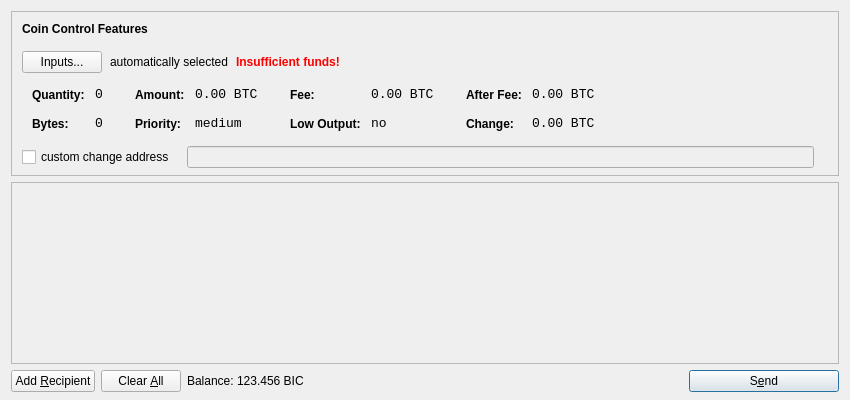
<?xml version="1.0" encoding="UTF-8"?>
<ui version="4.0">
 <class>SendCoinsDialog</class>
 <widget class="QDialog" name="SendCoinsDialog">
  <property name="geometry">
   <rect>
    <x>0</x>
    <y>0</y>
    <width>850</width>
    <height>400</height>
   </rect>
  </property>
  <property name="windowTitle">
   <string>Send Coins</string>
  </property>
  <layout class="QVBoxLayout" name="verticalLayout" stretch="0,1,0">
   <property name="bottomMargin">
    <number>8</number>
   </property>
   <item>
    <widget class="QFrame" name="frameCoinControl">
     <property name="sizePolicy">
      <sizepolicy hsizetype="Expanding" vsizetype="Expanding">
       <horstretch>0</horstretch>
       <verstretch>0</verstretch>
      </sizepolicy>
     </property>
     <property name="maximumSize">
      <size>
       <width>16777215</width>
       <height>16777215</height>
      </size>
     </property>
     <property name="frameShape">
      <enum>QFrame::StyledPanel</enum>
     </property>
     <property name="frameShadow">
      <enum>QFrame::Sunken</enum>
     </property>
     <layout class="QVBoxLayout" name="verticalLayoutCoinControl2">
      <property name="spacing">
       <number>-1</number>
      </property>
      <property name="leftMargin">
       <number>0</number>
      </property>
      <property name="topMargin">
       <number>0</number>
      </property>
      <property name="rightMargin">
       <number>0</number>
      </property>
      <property name="bottomMargin">
       <number>6</number>
      </property>
      <item>
       <layout class="QVBoxLayout" name="verticalLayoutCoinControl" stretch="0,0,0,0,1">
        <property name="spacing">
         <number>0</number>
        </property>
        <property name="leftMargin">
         <number>10</number>
        </property>
        <property name="topMargin">
         <number>10</number>
        </property>
        <item>
         <layout class="QHBoxLayout" name="horizontalLayoutCoinControl1">
          <property name="bottomMargin">
           <number>15</number>
          </property>
          <item>
           <widget class="QLabel" name="labelCoinControlFeatures">
            <property name="sizePolicy">
             <sizepolicy hsizetype="Preferred" vsizetype="Maximum">
              <horstretch>0</horstretch>
              <verstretch>0</verstretch>
             </sizepolicy>
            </property>
            <property name="font">
             <font>
              <weight>75</weight>
              <bold>true</bold>
             </font>
            </property>
            <property name="styleSheet">
             <string notr="true">font-weight:bold;</string>
            </property>
            <property name="text">
             <string>Coin Control Features</string>
            </property>
           </widget>
          </item>
         </layout>
        </item>
        <item>
         <layout class="QHBoxLayout" name="horizontalLayoutCoinControl2" stretch="0,0,0,0">
          <property name="spacing">
           <number>8</number>
          </property>
          <property name="bottomMargin">
           <number>10</number>
          </property>
          <item>
           <widget class="QPushButton" name="pushButtonCoinControl">
            <property name="styleSheet">
             <string notr="true"/>
            </property>
            <property name="text">
             <string>Inputs...</string>
            </property>
           </widget>
          </item>
          <item>
           <widget class="QLabel" name="labelCoinControlAutomaticallySelected">
            <property name="text">
             <string>automatically selected</string>
            </property>
            <property name="margin">
             <number>5</number>
            </property>
           </widget>
          </item>
          <item>
           <widget class="QLabel" name="labelCoinControlInsuffFunds">
            <property name="font">
             <font>
              <weight>75</weight>
              <bold>true</bold>
             </font>
            </property>
            <property name="styleSheet">
             <string notr="true">color:red;font-weight:bold;</string>
            </property>
            <property name="text">
             <string>Insufficient funds!</string>
            </property>
            <property name="margin">
             <number>5</number>
            </property>
           </widget>
          </item>
          <item>
           <spacer name="horizontalSpacerCoinControl">
            <property name="orientation">
             <enum>Qt::Horizontal</enum>
            </property>
            <property name="sizeHint" stdset="0">
             <size>
              <width>40</width>
              <height>1</height>
             </size>
            </property>
           </spacer>
          </item>
         </layout>
        </item>
        <item>
         <widget class="QWidget" name="widgetCoinControl" native="true">
          <property name="sizePolicy">
           <sizepolicy hsizetype="Preferred" vsizetype="Preferred">
            <horstretch>0</horstretch>
            <verstretch>0</verstretch>
           </sizepolicy>
          </property>
          <property name="minimumSize">
           <size>
            <width>0</width>
            <height>0</height>
           </size>
          </property>
          <property name="styleSheet">
           <string notr="true"/>
          </property>
          <layout class="QHBoxLayout" name="horizontalLayoutCoinControl5">
           <property name="margin">
            <number>0</number>
           </property>
           <item>
            <layout class="QHBoxLayout" name="horizontalLayoutCoinControl3" stretch="0,0,0,1">
             <property name="spacing">
              <number>20</number>
             </property>
             <property name="topMargin">
              <number>0</number>
             </property>
             <property name="bottomMargin">
              <number>10</number>
             </property>
             <item>
              <layout class="QFormLayout" name="formLayoutCoinControl1">
               <property name="horizontalSpacing">
                <number>10</number>
               </property>
               <property name="verticalSpacing">
                <number>14</number>
               </property>
               <property name="leftMargin">
                <number>10</number>
               </property>
               <property name="topMargin">
                <number>4</number>
               </property>
               <property name="rightMargin">
                <number>6</number>
               </property>
               <item row="0" column="0">
                <widget class="QLabel" name="labelCoinControlQuantityText">
                 <property name="styleSheet">
                  <string notr="true">font-weight:bold;</string>
                 </property>
                 <property name="text">
                  <string>Quantity:</string>
                 </property>
                 <property name="margin">
                  <number>0</number>
                 </property>
                </widget>
               </item>
               <item row="0" column="1">
                <widget class="QLabel" name="labelCoinControlQuantity">
                 <property name="font">
                  <font>
                   <family>Monospace</family>
                   <pointsize>10</pointsize>
                  </font>
                 </property>
                 <property name="cursor">
                  <cursorShape>IBeamCursor</cursorShape>
                 </property>
                 <property name="contextMenuPolicy">
                  <enum>Qt::ActionsContextMenu</enum>
                 </property>
                 <property name="text">
                  <string notr="true">0</string>
                 </property>
                 <property name="margin">
                  <number>0</number>
                 </property>
                 <property name="textInteractionFlags">
                  <set>Qt::LinksAccessibleByMouse|Qt::TextSelectableByKeyboard|Qt::TextSelectableByMouse</set>
                 </property>
                </widget>
               </item>
               <item row="1" column="0">
                <widget class="QLabel" name="labelCoinControlBytesText">
                 <property name="styleSheet">
                  <string notr="true">font-weight:bold;</string>
                 </property>
                 <property name="text">
                  <string>Bytes:</string>
                 </property>
                </widget>
               </item>
               <item row="1" column="1">
                <widget class="QLabel" name="labelCoinControlBytes">
                 <property name="font">
                  <font>
                   <family>Monospace</family>
                   <pointsize>10</pointsize>
                  </font>
                 </property>
                 <property name="cursor">
                  <cursorShape>IBeamCursor</cursorShape>
                 </property>
                 <property name="contextMenuPolicy">
                  <enum>Qt::ActionsContextMenu</enum>
                 </property>
                 <property name="text">
                  <string notr="true">0</string>
                 </property>
                 <property name="textInteractionFlags">
                  <set>Qt::LinksAccessibleByMouse|Qt::TextSelectableByKeyboard|Qt::TextSelectableByMouse</set>
                 </property>
                </widget>
               </item>
              </layout>
             </item>
             <item>
              <layout class="QFormLayout" name="formLayoutCoinControl2">
               <property name="horizontalSpacing">
                <number>10</number>
               </property>
               <property name="verticalSpacing">
                <number>14</number>
               </property>
               <property name="leftMargin">
                <number>6</number>
               </property>
               <property name="topMargin">
                <number>4</number>
               </property>
               <property name="rightMargin">
                <number>6</number>
               </property>
               <item row="0" column="0">
                <widget class="QLabel" name="labelCoinControlAmountText">
                 <property name="styleSheet">
                  <string notr="true">font-weight:bold;</string>
                 </property>
                 <property name="text">
                  <string>Amount:</string>
                 </property>
                 <property name="margin">
                  <number>0</number>
                 </property>
                </widget>
               </item>
               <item row="0" column="1">
                <widget class="QLabel" name="labelCoinControlAmount">
                 <property name="font">
                  <font>
                   <family>Monospace</family>
                   <pointsize>10</pointsize>
                  </font>
                 </property>
                 <property name="cursor">
                  <cursorShape>IBeamCursor</cursorShape>
                 </property>
                 <property name="contextMenuPolicy">
                  <enum>Qt::ActionsContextMenu</enum>
                 </property>
                 <property name="text">
                  <string notr="true">0.00 BTC</string>
                 </property>
                 <property name="textInteractionFlags">
                  <set>Qt::LinksAccessibleByMouse|Qt::TextSelectableByKeyboard|Qt::TextSelectableByMouse</set>
                 </property>
                </widget>
               </item>
               <item row="1" column="0">
                <widget class="QLabel" name="labelCoinControlPriorityText">
                 <property name="styleSheet">
                  <string notr="true">font-weight:bold;</string>
                 </property>
                 <property name="text">
                  <string>Priority:</string>
                 </property>
                </widget>
               </item>
               <item row="1" column="1">
                <widget class="QLabel" name="labelCoinControlPriority">
                 <property name="font">
                  <font>
                   <family>Monospace</family>
                   <pointsize>10</pointsize>
                  </font>
                 </property>
                 <property name="cursor">
                  <cursorShape>IBeamCursor</cursorShape>
                 </property>
                 <property name="contextMenuPolicy">
                  <enum>Qt::ActionsContextMenu</enum>
                 </property>
                 <property name="text">
                  <string>medium</string>
                 </property>
                 <property name="textInteractionFlags">
                  <set>Qt::LinksAccessibleByMouse|Qt::TextSelectableByKeyboard|Qt::TextSelectableByMouse</set>
                 </property>
                </widget>
               </item>
              </layout>
             </item>
             <item>
              <layout class="QFormLayout" name="formLayoutCoinControl3">
               <property name="horizontalSpacing">
                <number>10</number>
               </property>
               <property name="verticalSpacing">
                <number>14</number>
               </property>
               <property name="leftMargin">
                <number>6</number>
               </property>
               <property name="topMargin">
                <number>4</number>
               </property>
               <property name="rightMargin">
                <number>6</number>
               </property>
               <item row="0" column="0">
                <widget class="QLabel" name="labelCoinControlFeeText">
                 <property name="styleSheet">
                  <string notr="true">font-weight:bold;</string>
                 </property>
                 <property name="text">
                  <string>Fee:</string>
                 </property>
                 <property name="margin">
                  <number>0</number>
                 </property>
                </widget>
               </item>
               <item row="0" column="1">
                <widget class="QLabel" name="labelCoinControlFee">
                 <property name="font">
                  <font>
                   <family>Monospace</family>
                   <pointsize>10</pointsize>
                  </font>
                 </property>
                 <property name="cursor">
                  <cursorShape>IBeamCursor</cursorShape>
                 </property>
                 <property name="contextMenuPolicy">
                  <enum>Qt::ActionsContextMenu</enum>
                 </property>
                 <property name="text">
                  <string notr="true">0.00 BTC</string>
                 </property>
                 <property name="textInteractionFlags">
                  <set>Qt::LinksAccessibleByMouse|Qt::TextSelectableByKeyboard|Qt::TextSelectableByMouse</set>
                 </property>
                </widget>
               </item>
               <item row="1" column="0">
                <widget class="QLabel" name="labelCoinControlLowOutputText">
                 <property name="styleSheet">
                  <string notr="true">font-weight:bold;</string>
                 </property>
                 <property name="text">
                  <string>Low Output:</string>
                 </property>
                </widget>
               </item>
               <item row="1" column="1">
                <widget class="QLabel" name="labelCoinControlLowOutput">
                 <property name="font">
                  <font>
                   <family>Monospace</family>
                   <pointsize>10</pointsize>
                  </font>
                 </property>
                 <property name="cursor">
                  <cursorShape>IBeamCursor</cursorShape>
                 </property>
                 <property name="contextMenuPolicy">
                  <enum>Qt::ActionsContextMenu</enum>
                 </property>
                 <property name="text">
                  <string>no</string>
                 </property>
                 <property name="textInteractionFlags">
                  <set>Qt::LinksAccessibleByMouse|Qt::TextSelectableByKeyboard|Qt::TextSelectableByMouse</set>
                 </property>
                </widget>
               </item>
              </layout>
             </item>
             <item>
              <layout class="QFormLayout" name="formLayoutCoinControl4">
               <property name="horizontalSpacing">
                <number>10</number>
               </property>
               <property name="verticalSpacing">
                <number>14</number>
               </property>
               <property name="leftMargin">
                <number>6</number>
               </property>
               <property name="topMargin">
                <number>4</number>
               </property>
               <property name="rightMargin">
                <number>6</number>
               </property>
               <item row="0" column="0">
                <widget class="QLabel" name="labelCoinControlAfterFeeText">
                 <property name="styleSheet">
                  <string notr="true">font-weight:bold;</string>
                 </property>
                 <property name="text">
                  <string>After Fee:</string>
                 </property>
                 <property name="margin">
                  <number>0</number>
                 </property>
                </widget>
               </item>
               <item row="0" column="1">
                <widget class="QLabel" name="labelCoinControlAfterFee">
                 <property name="font">
                  <font>
                   <family>Monospace</family>
                   <pointsize>10</pointsize>
                  </font>
                 </property>
                 <property name="cursor">
                  <cursorShape>IBeamCursor</cursorShape>
                 </property>
                 <property name="contextMenuPolicy">
                  <enum>Qt::ActionsContextMenu</enum>
                 </property>
                 <property name="text">
                  <string notr="true">0.00 BTC</string>
                 </property>
                 <property name="textInteractionFlags">
                  <set>Qt::LinksAccessibleByMouse|Qt::TextSelectableByKeyboard|Qt::TextSelectableByMouse</set>
                 </property>
                </widget>
               </item>
               <item row="1" column="0">
                <widget class="QLabel" name="labelCoinControlChangeText">
                 <property name="styleSheet">
                  <string notr="true">font-weight:bold;</string>
                 </property>
                 <property name="text">
                  <string>Change:</string>
                 </property>
                </widget>
               </item>
               <item row="1" column="1">
                <widget class="QLabel" name="labelCoinControlChange">
                 <property name="font">
                  <font>
                   <family>Monospace</family>
                   <pointsize>10</pointsize>
                  </font>
                 </property>
                 <property name="cursor">
                  <cursorShape>IBeamCursor</cursorShape>
                 </property>
                 <property name="contextMenuPolicy">
                  <enum>Qt::ActionsContextMenu</enum>
                 </property>
                 <property name="text">
                  <string notr="true">0.00 BTC</string>
                 </property>
                 <property name="textInteractionFlags">
                  <set>Qt::LinksAccessibleByMouse|Qt::TextSelectableByKeyboard|Qt::TextSelectableByMouse</set>
                 </property>
                </widget>
               </item>
              </layout>
             </item>
            </layout>
           </item>
          </layout>
         </widget>
        </item>
        <item>
         <layout class="QHBoxLayout" name="horizontalLayoutCoinControl4" stretch="0,0,0">
          <property name="spacing">
           <number>12</number>
          </property>
          <property name="sizeConstraint">
           <enum>QLayout::SetDefaultConstraint</enum>
          </property>
          <property name="topMargin">
           <number>5</number>
          </property>
          <property name="rightMargin">
           <number>5</number>
          </property>
          <item>
           <widget class="QCheckBox" name="checkBoxCoinControlChange">
            <property name="text">
             <string>custom change address</string>
            </property>
           </widget>
          </item>
          <item>
           <widget class="QLineEdit" name="lineEditCoinControlChange">
            <property name="enabled">
             <bool>false</bool>
            </property>
            <property name="sizePolicy">
             <sizepolicy hsizetype="Expanding" vsizetype="Fixed">
              <horstretch>0</horstretch>
              <verstretch>0</verstretch>
             </sizepolicy>
            </property>
           </widget>
          </item>
          <item>
           <widget class="QLabel" name="labelCoinControlChangeLabel">
            <property name="sizePolicy">
             <sizepolicy hsizetype="Preferred" vsizetype="Expanding">
              <horstretch>0</horstretch>
              <verstretch>0</verstretch>
             </sizepolicy>
            </property>
            <property name="minimumSize">
             <size>
              <width>0</width>
              <height>0</height>
             </size>
            </property>
            <property name="text">
             <string/>
            </property>
            <property name="margin">
             <number>3</number>
            </property>
           </widget>
          </item>
         </layout>
        </item>
        <item>
         <spacer name="verticalSpacerCoinControl">
          <property name="orientation">
           <enum>Qt::Vertical</enum>
          </property>
          <property name="sizeHint" stdset="0">
           <size>
            <width>800</width>
            <height>1</height>
           </size>
          </property>
         </spacer>
        </item>
       </layout>
      </item>
     </layout>
    </widget>
   </item>
   <item>
    <widget class="QScrollArea" name="scrollArea">
     <property name="widgetResizable">
      <bool>true</bool>
     </property>
     <widget class="QWidget" name="scrollAreaWidgetContents">
      <property name="geometry">
       <rect>
        <x>0</x>
        <y>0</y>
        <width>830</width>
        <height>165</height>
       </rect>
      </property>
      <layout class="QVBoxLayout" name="verticalLayout_2">
       <property name="margin">
        <number>0</number>
       </property>
       <item>
        <layout class="QVBoxLayout" name="entries">
         <property name="spacing">
          <number>6</number>
         </property>
        </layout>
       </item>
       <item>
        <spacer name="verticalSpacer">
         <property name="orientation">
          <enum>Qt::Vertical</enum>
         </property>
         <property name="sizeHint" stdset="0">
          <size>
           <width>20</width>
           <height>40</height>
          </size>
         </property>
        </spacer>
       </item>
      </layout>
     </widget>
    </widget>
   </item>
   <item>
    <layout class="QHBoxLayout" name="horizontalLayout">
     <item>
      <widget class="QPushButton" name="addButton">
       <property name="toolTip">
        <string>Send to multiple recipients at once</string>
       </property>
       <property name="text">
        <string>Add &amp;Recipient</string>
       </property>
       <property name="icon">
        <iconset resource="../bitcoin.qrc">
         <normaloff>:/icons/add</normaloff>:/icons/add</iconset>
       </property>
       <property name="autoDefault">
        <bool>false</bool>
       </property>
      </widget>
     </item>
     <item>
      <widget class="QPushButton" name="clearButton">
       <property name="sizePolicy">
        <sizepolicy hsizetype="Minimum" vsizetype="Fixed">
         <horstretch>0</horstretch>
         <verstretch>0</verstretch>
        </sizepolicy>
       </property>
       <property name="toolTip">
        <string>Remove all transaction fields</string>
       </property>
       <property name="text">
        <string>Clear &amp;All</string>
       </property>
       <property name="icon">
        <iconset resource="../bitcoin.qrc">
         <normaloff>:/icons/remove</normaloff>:/icons/remove</iconset>
       </property>
       <property name="autoRepeatDelay">
        <number>300</number>
       </property>
       <property name="autoDefault">
        <bool>false</bool>
       </property>
      </widget>
     </item>
     <item>
      <layout class="QHBoxLayout" name="horizontalLayout_2">
       <property name="spacing">
        <number>3</number>
       </property>
       <item>
        <widget class="QLabel" name="label">
         <property name="text">
          <string>Balance:</string>
         </property>
        </widget>
       </item>
       <item>
        <widget class="QLabel" name="labelBalance">
         <property name="cursor">
          <cursorShape>IBeamCursor</cursorShape>
         </property>
         <property name="text">
          <string>123.456 BIC</string>
         </property>
         <property name="textInteractionFlags">
          <set>Qt::LinksAccessibleByMouse|Qt::TextSelectableByKeyboard|Qt::TextSelectableByMouse</set>
         </property>
        </widget>
       </item>
      </layout>
     </item>
     <item>
      <spacer name="horizontalSpacer">
       <property name="orientation">
        <enum>Qt::Horizontal</enum>
       </property>
       <property name="sizeHint" stdset="0">
        <size>
         <width>40</width>
         <height>20</height>
        </size>
       </property>
      </spacer>
     </item>
     <item>
      <widget class="QPushButton" name="sendButton">
       <property name="minimumSize">
        <size>
         <width>150</width>
         <height>0</height>
        </size>
       </property>
       <property name="toolTip">
        <string>Confirm the send action</string>
       </property>
       <property name="text">
        <string>S&amp;end</string>
       </property>
       <property name="icon">
        <iconset resource="../bitcoin.qrc">
         <normaloff>:/icons/send</normaloff>:/icons/send</iconset>
       </property>
       <property name="default">
        <bool>true</bool>
       </property>
      </widget>
     </item>
    </layout>
   </item>
  </layout>
 </widget>
 <resources>
  <include location="../bitcoin.qrc"/>
 </resources>
 <connections/>
</ui>
